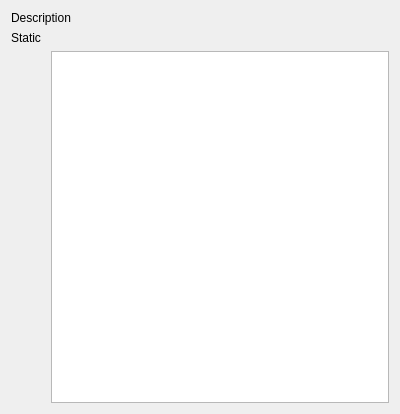
<ui version="4.0" >
 <class>CMyPropertyPage12</class>
 <widget class="QWidget" name="CMyPropertyPage12" >
  <property name="geometry" >
   <rect>
    <x>0</x>
    <y>0</y>
    <width>400</width>
    <height>414</height>
   </rect>
  </property>
  <property name="windowTitle" >
   <string>Fileset Complete</string>
  </property>
  <layout class="QVBoxLayout" name="verticalLayout" >
   <item>
    <widget class="QLabel" name="descriptionLA" >
     <property name="text" >
      <string>Description</string>
     </property>
    </widget>
   </item>
   <item>
    <widget class="QLabel" name="failCopyFilesLA" >
     <property name="text" >
      <string>Static</string>
     </property>
    </widget>
   </item>
   <item>
    <layout class="QHBoxLayout" name="horizontalLayout" >
     <item>
      <spacer name="horizontalSpacer" >
       <property name="orientation" >
        <enum>Qt::Horizontal</enum>
       </property>
       <property name="sizeType" >
        <enum>QSizePolicy::Minimum</enum>
       </property>
       <property name="sizeHint" stdset="0" >
        <size>
         <width>40</width>
         <height>20</height>
        </size>
       </property>
      </spacer>
     </item>
     <item>
      <widget class="QListWidget" name="failCopyFilesLB" />
     </item>
    </layout>
   </item>
  </layout>
 </widget>
 <resources/>
 <connections/>
</ui>
